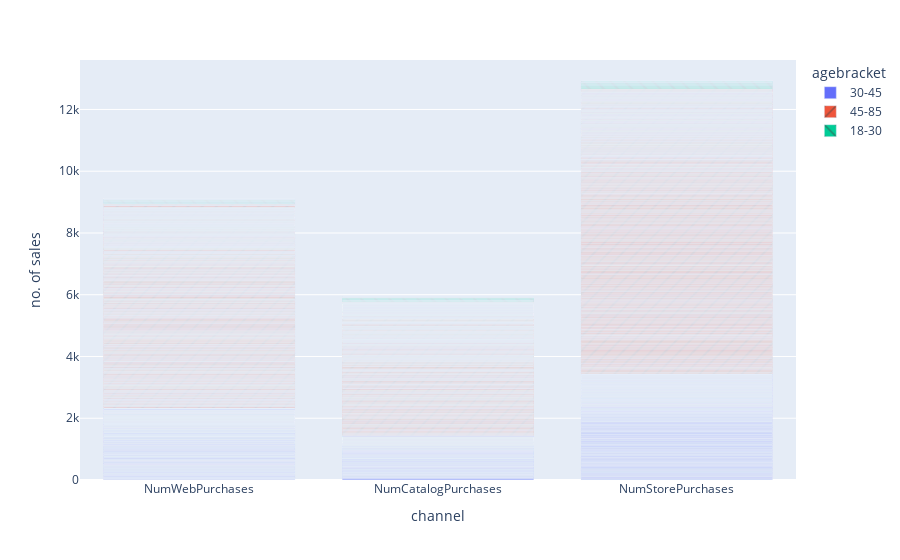

The cell this chart's notebook holds for it:
### Code cell
#full code for product purchases via channel vs no. of sales in that channel divided by age
age_bins = [18, 30, 45, 85]
age_name = ['18-30', '30-45','45-85']
data['agebracket'] = pd.cut(data['Age'], age_bins, labels=age_name)
tidydf1 = data.melt( 
            id_vars = 'agebracket',
            value_vars = ['NumWebPurchases','NumCatalogPurchases', 'NumStorePurchases'],
            var_name = 'channel', 
            value_name = 'no. of sales')
fig = px.bar(tidydf1, x="channel", y="no. of sales",
             color='agebracket',
             pattern_shape="agebracket")
fig.show()

### Figure 1 — Plotly figure (JSON) as saved in the notebook; plotly's stock layout.template omitted (floating-point values rounded to 4 significant figures; data arrays with more than 128 entries replaced by an {"elided": "..."} marker saying what was removed)
{"data": [{"alignmentgroup": "True", "hovertemplate": "agebracket=30-45<br>channel=%{x}<br>no. of sales=%{y}<extra></extra>", "legendgroup": "30-45", "marker": {"color": "#636efa", "pattern": {"shape": ""}}, "name": "30-45", "offsetgroup": "30-45", "orientation": "v", "showlegend": true, "textposition": "auto", "type": "bar", "x": {"elided": "1950 str values"}, "xaxis": "x", "y": {"elided": "1950 int values"}, "yaxis": "y"}, {"alignmentgroup": "True", "hovertemplate": "agebracket=45-85<br>channel=%{x}<br>no. of sales=%{y}<extra></extra>", "legendgroup": "45-85", "marker": {"color": "#EF553B", "pattern": {"shape": "/"}}, "name": "45-85", "offsetgroup": "45-85", "orientation": "v", "showlegend": true, "textposition": "auto", "type": "bar", "x": {"elided": "4611 str values"}, "xaxis": "x", "y": {"elided": "4611 int values"}, "yaxis": "y"}, {"alignmentgroup": "True", "hovertemplate": "agebracket=18-30<br>channel=%{x}<br>no. of sales=%{y}<extra></extra>", "legendgroup": "18-30", "marker": {"color": "#00cc96", "pattern": {"shape": "\\"}}, "name": "18-30", "offsetgroup": "18-30", "orientation": "v", "showlegend": true, "textposition": "auto", "type": "bar", "x": ["NumWebPurchases", "NumWebPurchases", "NumWebPurchases", "NumWebPurchases", "NumWebPurchases", "NumWebPurchases", "NumWebPurchases", "NumWebPurchases", "NumWebPurchases", "NumWebPurchases", "NumWebPurchases", "NumWebPurchases", "NumWebPurchases", "NumWebPurchases", "NumWebPurchases", "NumWebPurchases", "NumWebPurchases", "NumWebPurchases", "NumWebPurchases", "NumWebPurchases", "NumWebPurchases", "NumWebPurchases", "NumWebPurchases", "NumWebPurchases", "NumWebPurchases", "NumWebPurchases", "NumWebPurchases", "NumWebPurchases", "NumWebPurchases", "NumWebPurchases", "NumWebPurchases", "NumWebPurchases", "NumWebPurchases", "NumWebPurchases", "NumWebPurchases", "NumWebPurchases", "NumWebPurchases", "NumWebPurchases", "NumWebPurchases", "NumWebPurchases", "NumWebPurchases", "NumWebPurchases", "NumCatalogPurchases", "NumCatalogPurchases", "NumCatalogPurchases", "NumCatalogPurchases", "NumCatalogPurchases", "NumCatalogPurchases", "NumCatalogPurchases", "NumCatalogPurchases", "NumCatalogPurchases", "NumCatalogPurchases", "NumCatalogPurchases", "NumCatalogPurchases", "NumCatalogPurchases", "NumCatalogPurchases", "NumCatalogPurchases", "NumCatalogPurchases", "NumCatalogPurchases", "NumCatalogPurchases", "NumCatalogPurchases", "NumCatalogPurchases", "NumCatalogPurchases", "NumCatalogPurchases", "NumCatalogPurchases", "NumCatalogPurchases", "NumCatalogPurchases", "NumCatalogPurchases", "NumCatalogPurchases", "NumCatalogPurchases", "NumCatalogPurchases", "NumCatalogPurchases", "NumCatalogPurchases", "NumCatalogPurchases", "NumCatalogPurchases", "NumCatalogPurchases", "NumCatalogPurchases", "NumCatalogPurchases", "NumCatalogPurchases", "NumCatalogPurchases", "NumCatalogPurchases", "NumCatalogPurchases", "NumCatalogPurchases", "NumCatalogPurchases", "NumStorePurchases", "NumStorePurchases", "NumStorePurchases", "NumStorePurchases", "NumStorePurchases", "NumStorePurchases", "NumStorePurchases", "NumStorePurchases", "NumStorePurchases", "NumStorePurchases", "NumStorePurchases", "NumStorePurchases", "NumStorePurchases", "NumStorePurchases", "NumStorePurchases", "NumStorePurchases", "NumStorePurchases", "NumStorePurchases", "NumStorePurchases", "NumStorePurchases", "NumStorePurchases", "NumStorePurchases", "NumStorePurchases", "NumStorePurchases", "NumStorePurchases", "NumStorePurchases", "NumStorePurchases", "NumStorePurchases", "NumStorePurchases", "NumStorePurchases", "NumStorePurchases", "NumStorePurchases", "NumStorePurchases", "NumStorePurchases", "NumStorePurchases", "NumStorePurchases", "NumStorePurchases", "NumStorePurchases", "NumStorePurchases", "NumStorePurchases", "NumStorePurchases", "NumStorePurchases"], "xaxis": "x", "y": [7, 5, 3, 3, 5, 11, 4, 6, 4, 5, 6, 4, 2, 3, 5, 5, 2, 3, 6, 4, 4, 7, 2, 3, 3, 5, 6, 5, 4, 2, 2, 1, 1, 1, 1, 3, 2, 1, 1, 0, 3, 3, 3, 4, 4, 4, 6, 6, 6, 7, 10, 10, 4, 6, 7, 10, 4, 4, 10, 8, 6, 9, 9, 4, 3, 6, 5, 4, 4, 1, 2, 1, 1, 0, 0, 0, 1, 0, 1, 0, 0, 1, 2, 1, 7, 12, 10, 10, 7, 8, 7, 11, 8, 12, 10, 8, 11, 5, 6, 6, 6, 12, 4, 10, 10, 5, 6, 8, 3, 8, 7, 6, 4, 4, 4, 2, 2, 2, 4, 3, 2, 3, 2, 0, 2, 3], "yaxis": "y"}], "layout": {"barmode": "relative", "legend": {"title": {"text": "agebracket"}, "tracegroupgap": 0}, "margin": {"t": 60}, "xaxis": {"anchor": "y", "domain": [0, 1], "title": {"text": "channel"}}, "yaxis": {"anchor": "x", "domain": [0, 1], "title": {"text": "no. of sales"}}}}
